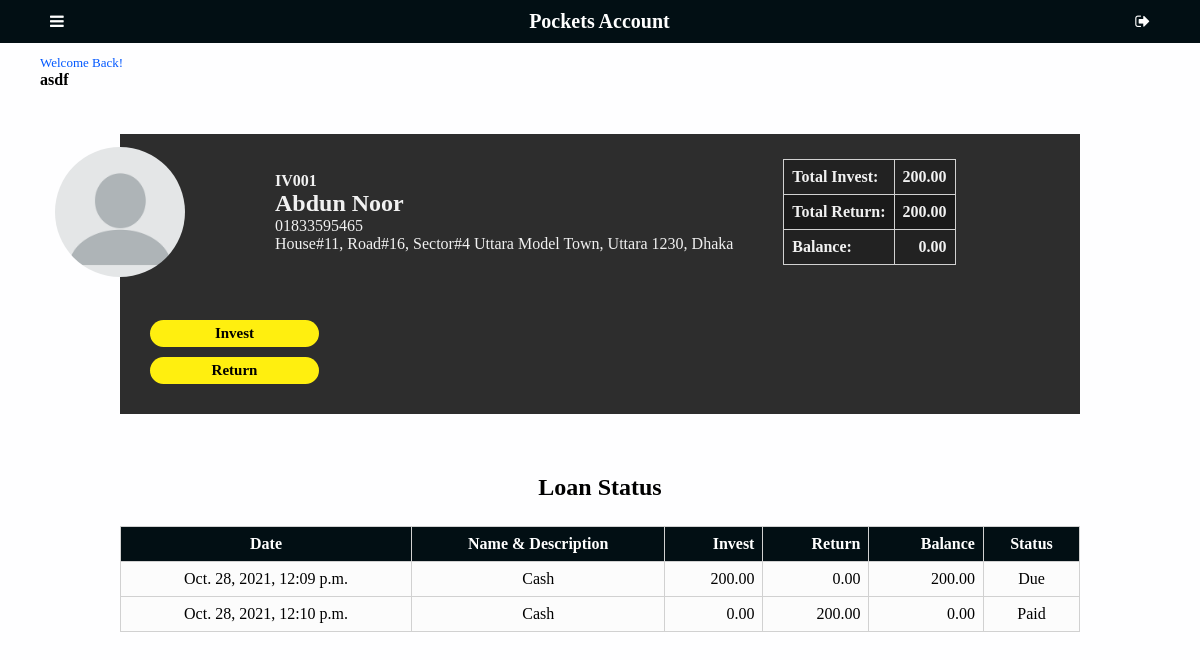
/lenderprofile/1 (signed in), run on the app's committed database.
### app/models.py (models this page shows)
class Lender(models.Model):
    lenderName = models.CharField(max_length=50)
    phone = models.CharField(max_length=15, blank=True, null= True)
    address = models.TextField(blank=True, null= True)
    img = models.ImageField(upload_to='pics', null=True, blank=True)
    investor = models.ForeignKey(User, on_delete=models.SET_NULL, blank=True, null=True)
    totalbalance = models.FloatField(default=0, null=True, blank=True)
    def __str__(self):
        return "IV00" +str(self.id)

class Invest(models.Model):
    lender = models.ForeignKey(Lender, on_delete=models.SET_NULL, blank=True, null=True)
    description = models.TextField(blank=True, null= True)
    invest = models.FloatField(default=0, null=True, blank=True)
    retern = models.FloatField(default=0, null=True, blank=True)
    balance = models.FloatField(default=0, null=True, blank=True)
    date = models.DateTimeField(auto_now_add=True)
    status = models.BooleanField(default=False, null=True, blank=False)

### app/views.py (the view)
# urls.py: path('lenderprofile/<int:id>', views.lenderprofile, name='lenderprofile'),
@login_required(login_url='login')
def lenderprofile(request, id):
    profile = Lender.objects.get(id=id)
    accounts = Invest.objects.filter(lender=profile).order_by('date')
    total_invest, total_return, b = total_count_lender(accounts)
    return render(request, "app/lenderprofile.html",{
        "profile": profile,
        "accounts": accounts,
        "total_return": total_return,
        "total_invest": total_invest,
        "Due": b,
    })

### app/views.py (called while the page is built)
def total_count_lender(accounts):
    total_invest = 0
    total_return = 0
    b = 0
    for account in accounts:
        total_invest = total_invest + account.invest
        total_return = total_return + account.retern
    b = total_invest - total_return
    return total_invest, total_return, b

### app/templates/app/lenderprofile.html (shortened to what this page needs)
{% extends "app/layout.html" %}
{% block body %}
<main>
    <div class="profile">
        <div class="mainprofile">
            <img src="{% static 'app/img/avatar.png' %}" alt="Avatar" class="avatar" />
            <div class="userprofile">
                <h4>{{ profile }}</h4>
                <h2>{{ profile.lenderName }}</h2>
                <p>{{ profile.phone }}</p>
                <p>{{ profile.address }}</p>
            </div>
        </div>
        <div class="totaldebitdeposit">
          <table id="totalid">
            <tr>
                <td><h4 class="lalign">Total Invest:</h4></td>
                <td class="ralign"><h4>{{ total_invest|floatformat:2 }}</h4></td>
            </tr>
            <tr>
                <td><h4 class="lalign">Total Return:</h4></td>
                <td class="ralign"><h4> {{ total_return|floatformat:2 }} </h4></td>
            </tr>
            <tr>
                <td><h4 class="lalign">Balance:</h4></td>
                <td class="ralign"><h4>{{ Due|floatformat:2 }}</h4></td>
            </tr>
        </table>
        </div>
        <div class="buttons">
            <button type="button" onclick="ModalFunc(loanbtn)" id="loanbtn">Invest</button>
            <button type="button" onclick="ModalFunc(depositbtn)" id="depositbtn">Return</button>
        </div>
    </div>
    <div class="tablecontainer" style="margin: 0 0">
        <h2>Loan Status</h2>
        <table>
            <tr>
                <th>Date</th>
                <th>Name & Description</th>
                <th class="ralign">Invest</th>
                <th class="ralign">Return</th>
                <th class="ralign">Balance</th>
                <th>Status</th>
            </tr>
            {% for account in accounts %}
              <tr>
                <td>{{ account.date }}</td>
                <td>{{ account.description }}</td>
                <td class="ralign">{{ account.invest|floatformat:2  }}</td>
                <td class="ralign">{{ account.retern|floatformat:2 }}</td>
                <td class="ralign">{{ account.balance|floatformat:2 }}</td>
                {% if account.status %}
                  <td>Paid</td>
                {% else %}
                <td>Due</td>
                {% endif %}
              </tr>
            {% endfor %}
        </table>
    </div>
</main>
{% endblock %}

### app/templates/app/layout.html (shortened to what this page needs)
{% load static %}
<!DOCTYPE html>
<html lang="en">
<head>
    <link rel="stylesheet" type="text/css" href="{% static 'app/css/main.css' %}">
    <link rel="stylesheet" type="text/css" href="{% static 'app/css/font-awesome.css' %}">
</head>
<body>
    <nav>
        {% if user.is_authenticated %}
        <a onclick="openNav()"></a>
        {% endif %}
        <span class="had"> <a href="{% url 'index' %}">Pockets Account</a></span>
    {% if user.is_authenticated %}
       <a href="{% url 'logout' %}"></a>
    {% endif %}
    </nav>
    {% if user.is_authenticated %}
    <div class="n">
        <span class="cardtitle welcome">Welcome Back!</span></br>
        <h4>{{ user }}</h4>
    </div>
    {% endif %}
    {% block body %}{% endblock %}
</body>
</html>

### app/static/app/css/main.css (style rules this page uses)
* { margin: 0; padding: 0; box-sizing: border-box; font-family: Serif; }
html { background-color: #d3d3d3; height: 100%; }
body { max-width: 1400px; margin: auto; background-color: #fefeff; height: 100%; }
nav { background-color: #020f14; color: #f1f1f1; display: flex; position: sticky; top: 0; align-items: center; justify-content: space-between; padding: 10px 50px; z-index: 1; }
.n { justify-content: left; padding: 10px 40px; }
.n h4 { margin-right: 15px; }
.n .welcome { color: #0057ff; }
.had { font-weight: bolder; font-size: 20px; }
main { display: flex; justify-content: center; flex-wrap: wrap; background-color: #fefeff; }
a { text-decoration: none; color: white; cursor: pointer; }
.cardtitle { font-size: 13px; }
.tablecontainer { text-align: center; margin: 10%; width: 80%; }
.tablecontainer h2 { margin: 25px; }
.tablecontainer table { border-collapse: collapse; width: 100%; background-color: #dfdfdf; }
th, td { text-align: center; padding: 8px; border: 1px solid #d1d1d1; background-color: #fcfcfc; }
th { background-color: #020f14; color: white; }
.profile { background-color: #000000d2; color: #f1f1f1; display: flex; flex-wrap: wrap; align-items: center; margin: 35px 0; max-width: 80%; }
.mainprofile { display: flex; align-items: center; }
.mainprofile img { width: 130px; height: 130px; border-radius: 50%; object-fit: cover; transform: translateX(-50%); }
.userprofile { padding: 25px; }
.totaldebitdeposit { padding: 25px; border-collapse: collapse; }
.totaldebitdeposit table { border-collapse: collapse; }
.totaldebitdeposit td, tr:nth-child(even) { background-color: rgba(0, 0, 0, 0.24); }
.lalign { text-align: left; }
.ralign { text-align: right; }
.buttons { padding: 25px; }
.buttons button { width: 100%; padding: 5px 15px; justify-content: center; border-radius: 25px; border: none; margin: 5px; font-weight: 800; font-size: 15px; background-color: #ffef0f; }

### data on the page
Lender: id "IV001", lenderName "Abdun Noor", phone "01833595465", address "House#11, Road#16, Sector#4 Uttara Model Town, Uttara 1230, Dhaka"
Invest: date "Oct. 28, 2021, 12:09 p.m.", description "Cash", invest "200.00", retern "0.00", balance "200.00", status "Due"
Invest: date "Oct. 28, 2021, 12:10 p.m.", description "Cash", invest "0.00", retern "200.00", balance "0.00", status "Paid"

### other printed values
{{ user }} "asdf"
{{ total_invest|floatformat:2 }} "200.00"
{{ total_return|floatformat:2 }} "200.00"
{{ Due|floatformat:2 }} "0.00"
